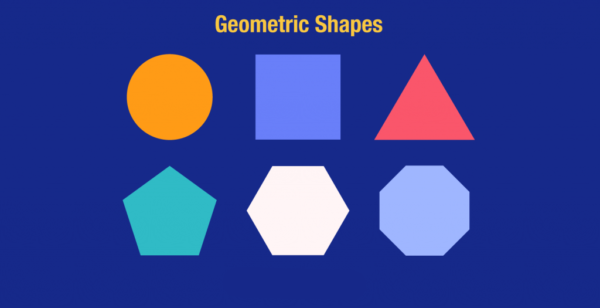
#> input picture lab5/geometric.png, 600 x 308 px
$ jupyter execute lab5.ipynb
#> lines starting #> are read from the running program, lines starting #| are printed output that depends on the picture; after the words box and inside, x2 and y2 are one past the last pixel; in counts of white or black regions, pixels touching at a corner belong together
[cell 1]
from PIL import Image
import numpy as np
import imageio.v2 as iio
import scipy.ndimage as nd
from skimage.morphology import label
from skimage.measure import regionprops
import matplotlib.pylab as plt
import matplotlib.patches as mpatches
from skimage.filters.thresholding import threshold_otsu

data = Image.open('geometric.png').convert('L')
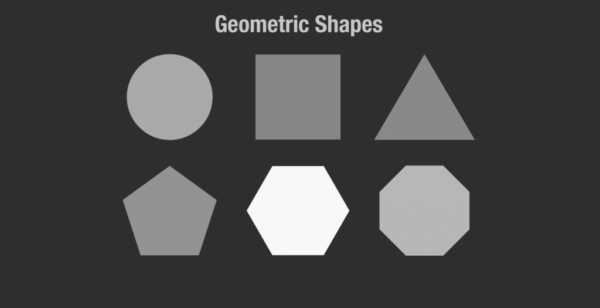
#> data: PIL image 600x308 L; min 45, max 248, mean 72.1
a = np.asarray(data)
thres = threshold_otsu(a)
#> thres = 109
b = a > thres
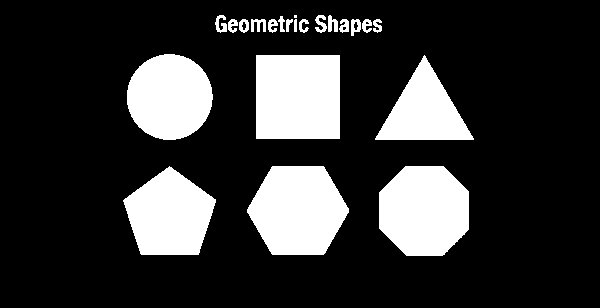
#> b: shape (308, 600) bool; 20.5% white; 22 white regions (1 under 20 px)
c = label(b)
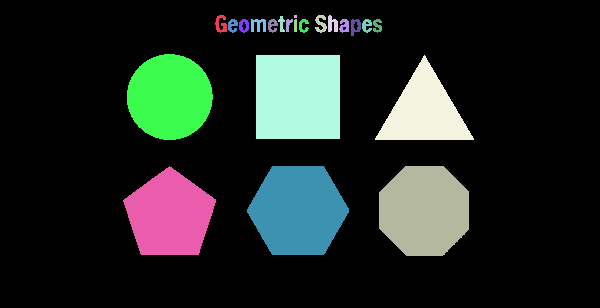
#> c: shape (308, 600) int32; 23 distinct labels, from 0 to 22; one colour per label, 0 black
c1 = Image.fromarray(c)
iio.imsave('bird.png', c1)
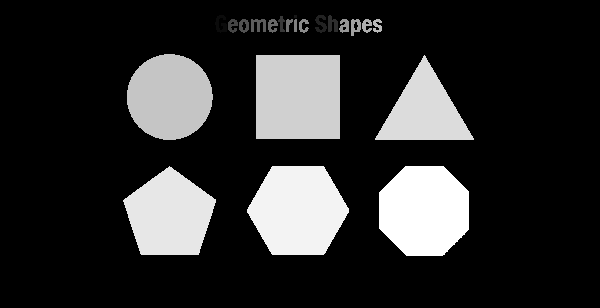
#> saved as bird.png: shape (308, 600) uint16; min 0, max 22, mean 3.9; drawn with min black and max white
properties = ['Area', 'Centroid', 'BoundingBox']
d = regionprops(c)
#> d = 22 regions; largest, box (x1, y1, x2, y2) and area: (256, 55, 340, 139) 7056, (247, 166, 349, 255) 6907, (379, 166, 469, 256) 6701, (127, 54, 213, 140) 5786, (123, 166, 216, 255) 5757
fig, ax =plt.subplots(ncols=1, nrows=1, figsize=(6,6))
ax.imshow(c, cmap='YlOrRd')

for i in d:
    lr, lc, ur,uc = i['BoundingBox']
    rec_width = uc - lc
    rec_height = ur - lr
    rect = mpatches.Rectangle((lc, lr), rec_width, rec_height, fill=False,edgecolor='black', linewidth=2)
    ax.add_patch(rect)
#> this loop made 22 passes
#> (lr, lc, ur, uc, rec_width, rec_height) on passes 1 to 12: (15, 215, 33, 227, 12, 18), (15, 294, 18, 297, 3, 3), (15, 315, 33, 327, 12, 18), (15, 328, 32, 338, 10, 17), (16, 278, 32, 285, 7, 16), (19, 228, 33, 238, 10, 14), (19, 239, 33, 249, 10, 14), (19, 251, 32, 266, 15, 13), (19, 268, 33, 278, 10, 14), (19, 286, 32, 293, 7, 13), (19, 294, 32, 297, 3, 13), (19, 299, 33, 309, 10, 14)
plt.show()

[cell 2]
from PIL import Image
import numpy as np
import imageio.v2 as iio
import scipy.ndimage as nd
from skimage.morphology import label
from skimage.measure import regionprops
import matplotlib.pylab as plt
import matplotlib.patches as mpatches
from skimage.filters.thresholding import threshold_otsu

data = Image.open('geometric.png').convert('L')
bmg =abs(data - nd.shift(data, (0,1), order=0))
plt.imshow(bmg)
plt.show

[cell 3]
from PIL import Image
import numpy as np
import cv2
import imageio.v2 as iio
import scipy.ndimage as nd
from skimage.morphology import label
from skimage.measure import regionprops
import matplotlib.pylab as plt
import matplotlib.patches as mpatches
from skimage.filters.thresholding import threshold_otsu

data = Image.open('geometric.png')
#> data is the input picture: PIL image 600x308 RGBA; mean R, G, B, A 53.8, 67.2, 147.4, 255
a = nd.sobel(data, axis=0)
b = nd.sobel(data, axis=1)
#> b: shape (308, 600, 4)
bmg = abs(a) +abs(b)
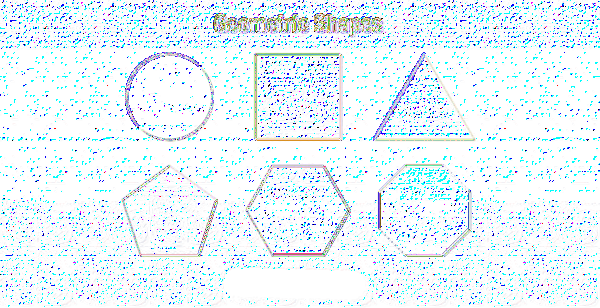
#> bmg: shape (308, 600, 4); mean R, G, B, A 76.7, 84.2, 77.6, 59.4; transparent parts drawn white
plt.imshow(bmg)
plt.show

[cell 4]
from PIL import Image
import numpy as np
import cv2
import imageio.v2 as iio
import scipy.ndimage as nd
from skimage.morphology import label
from skimage.measure import regionprops
import matplotlib,pylab as plt
import matplotlib.patches as mpatches
from skimage.filters.thresholding import threshold_otsu

def Harris(indata, alpha=0.2):
#> called with alpha = 0.2
    x = nd.sobel(indata, 0)
    y = nd.sobel(indata, 1)
    x1 = x ** 2
    y1 = y ** 2
    xy = abs(x * y)
    x1 = nd.gaussian_filter(x1, 3)
    y1 = nd.gaussian_filter(y1, 3)
    xy = nd.gaussian_filter(xy, 3)

    detC = x1 * y1 - 2 * xy
    trC = x1 + y1
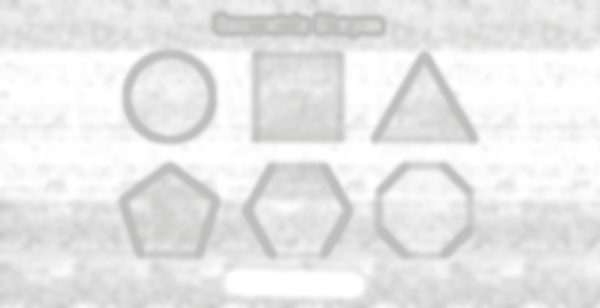
#> trC: shape (308, 600, 4); mean R, G, B, A 31.9, 31.5, 30.7, 30.2; transparent parts drawn white
    R = detC - alpha * trC**2
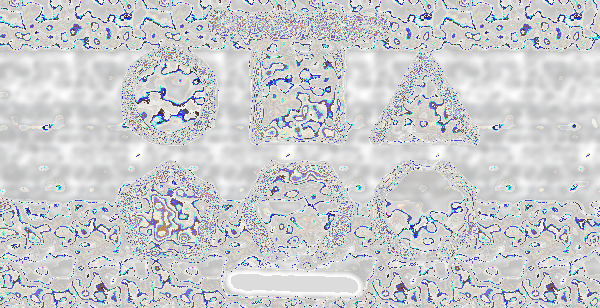
#> R: shape (308, 600, 4) float64; mean R, G, B, A 134.7, 135, 136, 137; transparent parts drawn white
    return R
data = Image.open('geometric.png')
bmg = Harris(data)
plt.imshow(bmg)
plt.show()
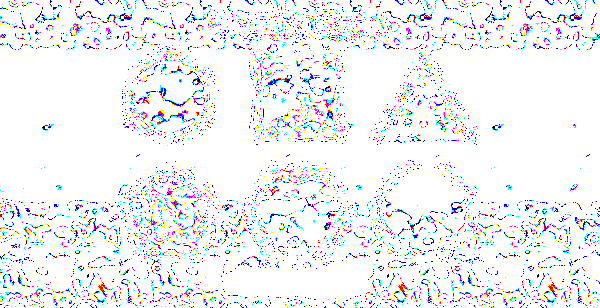
#> shown: shape (308, 600, 4) float64; mean R, G, B, A 0.918, 0.918, 0.917, 0.918; transparent parts drawn white

[cell 5]
import numpy as np
import cv2
import imageio.v2 as iio
import scipy.ndimage as nd
from skimage.morphology import label
from skimage.measure import regionprops
import matplotlib.pylab as plt
import matplotlib.patches as mpatches
from skimage.filters.thresholding import threshold_otsu

def LineHough(data, gamma):
#> called with gamma = 0.5
    V, H = data.shape
    R = int(np.sqrt(V * V + H * H))
    ho = np.zeros((R, 90), float)
    w = data + 0
    ok = 1
    theta = np.arange(90)/180.0 * np.pi
    tp = np.arange(90).astype(float)
    while ok:
        mx = w.max()
        if mx < gamma:
            ok = 0
        else:
            v,h = divmod(w.argmax(), H)
            y = V - v
            x = h
            rh = x * np.cos(theta) + y * np.sin(theta)
            for i in range(len(rh)):
                if 0 <= rh[i] < R and 0 <= tp[i] < 90:
                    ho[int(rh[i]), int(tp[i])] += mx
            w[v,h] = 0
    return ho
data = np.zeros((256, 256))
data[128, 128] = 1
bmg = LineHough(data, 0.5)
plt.imshow(bmg)
plt.show()
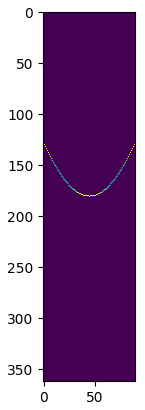
#> figure drawn by matplotlib, 1 panel

[cell 6]
from PIL import Image
import numpy as np
import cv2
import imageio.v2 as iio
import scipy.ndimage as nd
from skimage.morphology import label
from skimage.measure import regionprops
import matplotlib.pyplot as plt
import matplotlib.patches as mpatches
from skimage.filters import threshold_otsu
from skimage.feature import corner_harris
from skimage.color import rgb2gray

data = iio.imread('bird.png')

# Xử lý ảnh màu/xám
if data.ndim == 3 and data.shape[2] == 3:
    image_gray = rgb2gray(data)
elif data.ndim == 3 and data.shape[2] == 4:
    image_gray = rgb2gray(data[:, :, :3])
else:
    image_gray = data

coordinate = corner_harris(image_gray, k=0.001)
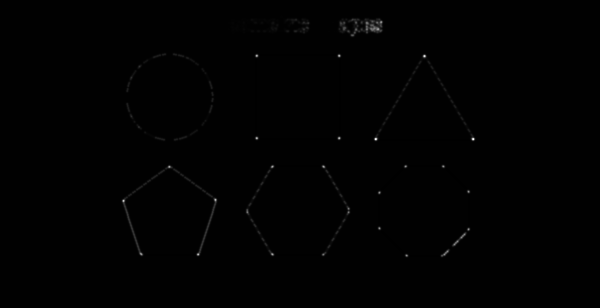
#> coordinate: shape (308, 600) float64; min -1.34e-15, max 2.16e-13, mean 4.49e-16; drawn with min black and max white

plt.figure(figsize=(20, 10))
plt.imshow(coordinate)
plt.axis('off')
plt.show()
